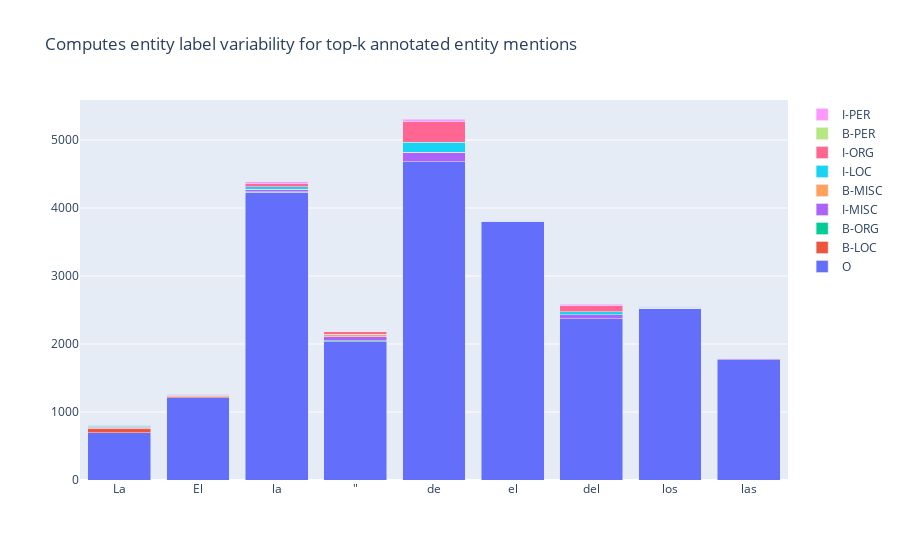

This figure's notebook cell:
### Code cell
from rubrix.metrics.token_classification import entity_consistency
from rubrix.metrics.token_classification.metrics import Annotations

entity_consistency(name="conll2002_es", mentions=30, threshold=4, compute_for=Annotations).visualize()

### Figure 1 — Plotly figure (JSON) as saved in the notebook; plotly's stock layout.template omitted (floating-point values rounded to 4 significant figures)
{"data": [{"name": "O", "type": "bar", "x": ["La", "El", "la", "\"", "de", "el", "del", "los", "las"], "y": [696, 1210, 4235, 2036, 4681, 3809, 2374, 2524, 1770]}, {"name": "B-LOC", "type": "bar", "x": ["La", "El", "la", "\"", "de", "el", "del", "los", "las"], "y": [67, 20, 1, 0, 0, 0, 0, 0, 0]}, {"name": "B-ORG", "type": "bar", "x": ["La", "El", "la", "\"", "de", "el", "del", "los", "las"], "y": [15, 8, 4, 11, 0, 2, 0, 0, 0]}, {"name": "I-MISC", "type": "bar", "x": ["La", "El", "la", "\"", "de", "el", "del", "los", "las"], "y": [11, 6, 33, 58, 139, 8, 57, 8, 11]}, {"name": "B-MISC", "type": "bar", "x": ["La", "El", "la", "\"", "de", "el", "del", "los", "las"], "y": [10, 9, 0, 29, 0, 0, 0, 0, 0]}, {"name": "I-LOC", "type": "bar", "x": ["La", "El", "la", "\"", "de", "el", "del", "los", "las"], "y": [6, 0, 37, 12, 150, 2, 46, 8, 2]}, {"name": "I-ORG", "type": "bar", "x": ["La", "El", "la", "\"", "de", "el", "del", "los", "las"], "y": [5, 9, 46, 33, 295, 8, 86, 14, 6]}, {"name": "B-PER", "type": "bar", "x": ["La", "El", "la", "\"", "de", "el", "del", "los", "las"], "y": [1, 4, 0, 0, 3, 0, 0, 0, 0]}, {"name": "I-PER", "type": "bar", "x": ["La", "El", "la", "\"", "de", "el", "del", "los", "las"], "y": [1, 2, 27, 3, 41, 0, 19, 4, 3]}], "layout": {"autosize": true, "barmode": "stack", "title": {"text": "Computes entity label variability for top-k annotated entity mentions"}, "xaxis": {"autorange": false, "range": [-0.5, 8.5], "title": {"text": ""}, "type": "category"}, "yaxis": {"autorange": true, "range": [0, 5588.0], "title": {"text": ""}, "type": "linear"}}}
